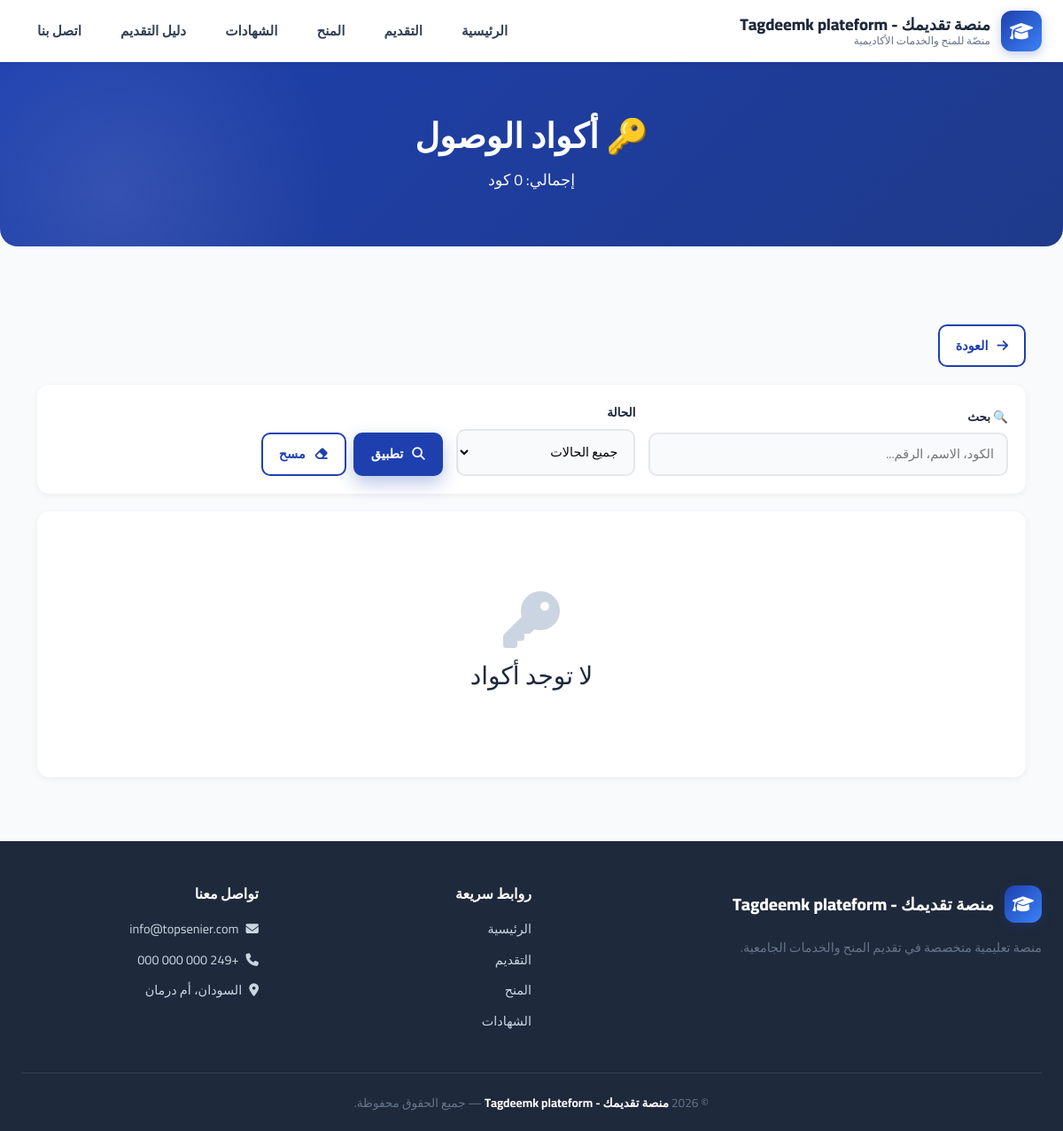
The app's page /panel/access/ (signed in) with its own data.
### apps/config_app/models.py (models this page shows, shortened)
class SiteSettings(models.Model):
    site_name = models.CharField(
        max_length=100,
        default='توب سينير',
        verbose_name='اسم الموقع'
    )
    site_tagline = models.CharField(
        max_length=200,
        default='منصّتي للمنح والخدمات الأكاديمية',
        verbose_name='الشعار الفرعي'
    )
    hero_badge = models.CharField(
        max_length=200,
        default='🎓 منصة سودانية متكاملة للتعليم الجامعي',
        verbose_name='شعار Hero'
    )
    hero_title = models.CharField(
        max_length=300,
        default='بوابتك إلى الجامعات والمنح والتوثيق',
        verbose_name='عنوان Hero'
    )
    hero_description = models.TextField(
        default='نقدّم لك تجربة تعليمية متكاملة تجمع بين التقديم الإلكتروني، والمنح، وترتيب الرغبات، وتوثيق الشهادات.',
        verbose_name='وصف Hero'
    )
    hero_background = models.ImageField(
        upload_to='hero/%Y/%m/',
        blank=True,
        null=True,
        verbose_name='خلفية Hero',
        help_text='المقاس المثالي: 1920×1080 بكسل - حجم أقل من 1 ميجا'
    )
    hero_overlay_opacity = models.FloatField(
        default=0.6,
        verbose_name='شفافية الطبقة الداكنة',
        help_text='من 0 (بدون طبقة) إلى 1 (طبقة معتمة تماماً)'
    )
    hero_btn1_text = models.CharField(
        max_length=50,
        default='رتّب رغباتك',
        verbose_name='نص الزر الأول',
        blank=True,
    )
    hero_btn1_icon = models.CharField(
        max_length=50,
        default='fa-list-ol',
        verbose_name='أيقونة الزر الأول',
        blank=True,
        help_text='مثال: fa-list-ol',
    )
    hero_btn2_text = models.CharField(
        max_length=50,
        default='قدّم الآن',
        verbose_name='نص الزر الثاني',
        blank=True,
    )
    hero_btn2_icon = models.CharField(
        max_length=50,
        default='fa-paper-plane',
        verbose_name='أيقونة الزر الثاني',
        blank=True,
    )
    contact_phone = models.CharField(
        max_length=50,
        default='+249 000 000 000',
        verbose_name='رقم الهاتف'
    )
    contact_email = models.EmailField(
        default='info@topsenier.com',
        verbose_name='البريد الإلكتروني'
    )
    contact_address = models.CharField(
        max_length=200,
        default='السودان، أم درمان',
        verbose_name='العنوان'
    )
    whatsapp_number = models.CharField(
        max_length=50,
        default='+249000000000',
        verbose_name='رقم الواتساب'
    )
    facebook_url = models.URLField(
        blank=True,
        null=True,
        verbose_name='رابط فيسبوك'
    )
    linkedin_url = models.URLField(
        blank=True,
        null=True,
        verbose_name='رابط لينكدإن'
    )
    about_us = models.TextField(
        default='منصة سودانية متكاملة تهدف إلى تسهيل رحلة الطالب الأكاديمية من التقديم للجامعات حتى استخراج الشهادات.',
        verbose_name='من نحن',
    )
    facebook_page = models.URLField(
        blank=True, null=True,
        verbose_name='صفحة فيسبوك',
    )
    facebook_group = models.URLField(
        blank=True, null=True,
        verbose_name='مجموعة فيسبوك',
    )
    telegram_channel = models.URLField(
        blank=True, null=True,
        verbose_name='قناة تيليجرام',
    )
    telegram_group = models.URLField(
        blank=True, null=True,
        verbose_name='مجموعة تيليجرام',
    )
    instagram_url = models.URLField(
        blank=True, null=True,
        verbose_name='إنستغرام',
    )
    youtube_url = models.URLField(
        blank=True, null=True,
        verbose_name='يوتيوب',
    )
    tiktok_url = models.URLField(
        blank=True, null=True,
        verbose_name='تيك توك',
    )
    twitter_url = models.URLField(
        blank=True, null=True,
        verbose_name='X (تويتر)',
    )
    developer_name = models.CharField(
        max_length=100,
        default='',
        blank=True,
        verbose_name='اسم المطور',
    )
    developer_description = models.TextField(
        default='',
        blank=True,
        verbose_name='وصف المطور',
    )
    developer_email = models.EmailField(
        default='',
        blank=True,
        verbose_name='بريد المطور',
    )
    developer_whatsapp = models.CharField(
        max_length=50,
        default='',
        blank=True,
        verbose_name='واتساب المطور',
    )
    developer_github = models.URLField(
        default='',
        blank=True,
        verbose_name='GitHub المطور',
    )
    developer_website = models.URLField(
        default='',
        blank=True,
        verbose_name='موقع المطور',
    )
    is_active = models.BooleanField(
        default=True,
        verbose_name='نشط'
    )
    updated_at = models.DateTimeField(
        auto_now=True,
        verbose_name='آخر تحديث'
    )
    class Meta:
        verbose_name = 'إعدادات الموقع'
        verbose_name_plural = 'إعدادات الموقع'
    @classmethod
    def get_settings(cls):
        settings, created = cls.objects.get_or_create(pk=1)
        return settings

### apps/panel/views.py (the view)
# urls.py: path('access/', views.access_codes, name='access'),
@section_access_required('access')
def access_codes(request):
    queryset = filter_access_codes(request)
    context = {
        'access_codes': queryset,
        'total': queryset.count(),
        'status_filter': request.GET.get('status', ''),
        'search': request.GET.get('q', ''),
        'page_title': 'أكواد الوصول',
    }
    return render(request, 'panel/access.html', context)

### templates/panel/access.html (shortened to what this page needs)
{% extends 'base.html' %}
{% load static %}
{% block content %}
<link rel="stylesheet" href="{% static 'css/style.css' %}">
<link rel="stylesheet" href="{% static 'css/panel.css' %}">
<div class="page-hero">
    <h1>🔑 أكواد الوصول</h1>
    <p>إجمالي: {{ total }} كود</p>
</div>
<div class="container py-5">
    <div class="panel-toolbar">
        <a href="{% url 'panel:dashboard' %}" class="btn-outline btn-sm">
            <i class="fa-solid fa-arrow-right"></i> العودة
        </a>
    </div>
    <div class="filter-card">
        <form method="get">
            <div class="filter-row">
                <div class="filter-item">
                    <label>🔍 بحث</label>
                    <input type="text" name="q" value="{{ search }}"
                           placeholder="الكود، الاسم، الرقم...">
                </div>
                <div class="filter-item">
                    <label>الحالة</label>
                    <select name="status">
                        <option value="">جميع الحالات</option>
                    </select>
                </div>
                <div class="filter-actions">
                    <button type="submit" class="btn-primary btn-sm">
                        <i class="fa-solid fa-search"></i> تطبيق
                    </button>
                    <a href="{% url 'panel:access' %}" class="btn-outline btn-sm">
                        <i class="fa-solid fa-eraser"></i> مسح
                    </a>
                </div>
            </div>
        </form>
    </div>
    <div class="info-card">
        {% if access_codes %}
        <div class="table-responsive">
            <table class="data-table">
                <thead>
                    <tr>
                        <th>#</th>
                        <th>رقم الطلب</th>
                        <th>الكود</th>
                        <th>الاسم</th>
                        <th>الهاتف</th>
                        <th>الاستخدام</th>
                        <th>الحالة</th>
                        <th>التاريخ</th>
                        <th>إجراءات</th>
                    </tr>
                </thead>
                <tbody>
                    {% for code in access_codes %}
                    <tr id="row-{{ code.pk }}">
                        <td>{{ forloop.counter }}</td>
                        <td><code>{{ code.request_code }}</code></td>
                        <td>
                            {% if code.code %}
                                <strong style="color:#1e40af; font-family:monospace;">{{ code.code }}</strong>
                            {% else %}
                                <span class="text-muted">—</span>
                            {% endif %}
                        </td>
                        <td>
                            <strong>{{ code.full_name }}</strong>
                        </td>
                        <td>
                            <small>{{ code.phone_number }}</small>
                        </td>
                        <td>
                            <span class="status-badge status-reviewed">
                                {{ code.current_uses }}/{{ code.max_uses }}
                            </span>
                        </td>
                        <td>
                            <span class="status-badge status-{{ code.status }}">
                                {{ code.get_status_display }}
                            </span>
                        </td>
                        <td>
                            <small>{{ code.created_at|date:"Y-m-d" }}</small>
                        </td>
                        <td>
                            {% if code.status == 'pending' %}
                                <button class="action-btn btn-view"
                                        onclick="approveCode({{ code.pk }})"
                                        title="موافقة وإنشاء كود"
                                        style="background:#d1fae5; color:#065f46;">
                                    <i class="fa-solid fa-check"></i>
                                </button>
                            {% else %}
                                <span class="text-muted">—</span>
                            {% endif %}
                        </td>
                    </tr>
                    {% endfor %}
                </tbody>
            </table>
        </div>
        {% else %}
        <div class="empty-state">
            <i class="fa-solid fa-key"></i>
            <h3>لا توجد أكواد</h3>
        </div>
        {% endif %}
    </div>
</div>
{% endblock %}

### templates/partials/header.html (shortened to what this page needs)
<header class="header">
    <div class="header-container">
        <div class="logo" onclick="window.location.href='{% url 'home:index' %}'">
            <div class="logo-icon"><i class="fa-solid fa-graduation-cap"></i></div>
            <div class="logo-text">
                <span class="brand">{{ SITE_NAME }}</span>
                <span class="tagline">{{ SITE_TAGLINE }}</span>
            </div>
        </div>
        <nav class="nav-menu" id="navMenu">
            <a class="nav-link {% if request.resolver_match.app_name == 'home' %}active{% endif %}"
               href="{% url 'home:index' %}">الرئيسية</a>
            <a class="nav-link {% if request.resolver_match.app_name == 'admission' %}active{% endif %}"
               href="{% url 'admission:index' %}">التقديم</a>
            <a class="nav-link {% if request.resolver_match.app_name == 'scholarships' %}active{% endif %}"
               href="{% url 'scholarships:index' %}">المنح</a>
            <a class="nav-link {% if request.resolver_match.app_name == 'certificates' %}active{% endif %}"
               href="{% url 'certificates:index' %}">الشهادات</a>
            <a class="nav-link {% if request.resolver_match.app_name == 'guide' %}active{% endif %}"
               href="{% url 'guide:index' %}">دليل التقديم</a>
            <a class="nav-link {% if request.resolver_match.app_name == 'contact' %}active{% endif %}"
               href="{% url 'contact:index' %}">اتصل بنا</a>
        </nav>
    </div>
</header>

### templates/partials/footer.html
<footer class="footer">
    <div class="footer-grid">
        <div class="footer-about">
            <div class="footer-brand">
                <div class="logo-icon"><i class="fa-solid fa-graduation-cap"></i></div>
                <span class="brand">{{ SITE_NAME }}</span>
            </div>
            <p>منصة تعليمية متخصصة في تقديم المنح والخدمات الجامعية.</p>
        </div>
        <div class="footer-col">
            <h4>روابط سريعة</h4>
            <ul>
                <li><a href="{% url 'home:index' %}">الرئيسية</a></li>
                <li><a href="{% url 'admission:index' %}">التقديم</a></li>
                <li><a href="{% url 'scholarships:index' %}">المنح</a></li>
                <li><a href="{% url 'certificates:index' %}">الشهادات</a></li>
            </ul>
        </div>
        <div class="footer-col">
            <h4>تواصل معنا</h4>
            <ul>
                <li><a><i class="fa-solid fa-envelope"></i> {{ SITE_EMAIL }}</a></li>
                <li><a><i class="fa-solid fa-phone"></i> {{ SITE_PHONE }}</a></li>
                <li><a><i class="fa-solid fa-location-dot"></i> {{ SITE_ADDRESS }}</a></li>
            </ul>
        </div>
    </div>
    <div class="footer-bottom">
        © 2026 <strong>{{ SITE_NAME }}</strong> — جميع الحقوق محفوظة.
    </div>
</footer>

### records on screen
SiteSettings: site_name "منصة تقديمك - Tagdeemk plateform", site_tagline "منصّة للمنح والخدمات الأكاديمية", contact_email "info@topsenier.com", contact_phone "+249 000 000 000", contact_address "السودان، أم درمان"

### other values on screen
{{ total }} "0"
